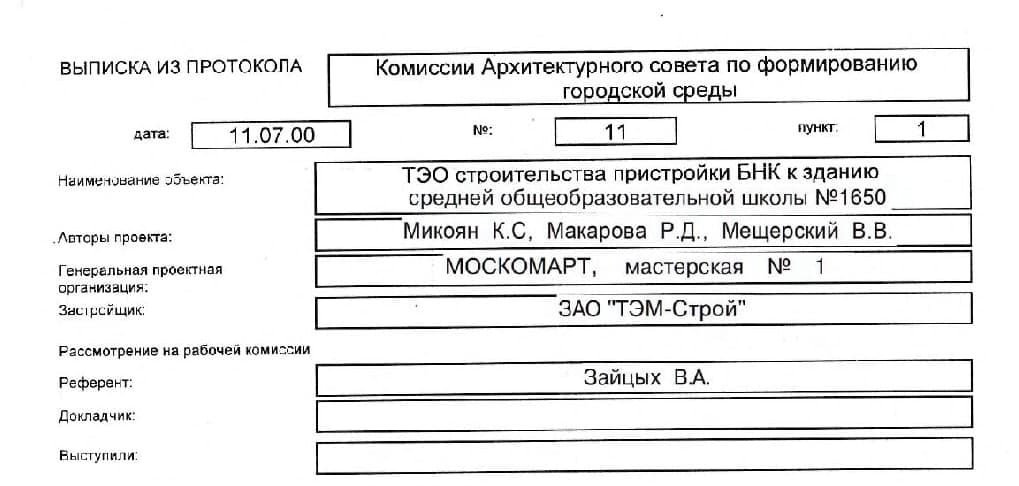
#> input picture input_images/1.jpg, 1019 x 486 px, found by its file name
$ jupyter execute 02_test_hought_lines.ipynb
#> lines starting #> are read from the running program, lines starting #| are printed output that depends on the picture; after the words box and inside, x2 and y2 are one past the last pixel; in counts of white or black regions, pixels touching at a corner belong together
[cell 1]
import cv2
import numpy as np
import matplotlib.pyplot as plt
from pathlib import Path
import ipywidgets as widgets
from IPython.display import display, clear_output

# ======================== sort_contours ===========================================
def sort_contours(cnts, method="left-to-right"):
    reverse = False
    i = 0
    if method == "right-to-left" or method == "bottom-to-top":
        reverse = True
    if method == "top-to-bottom" or method == "bottom-to-top":
        i = 1
    boundingBoxes = [cv2.boundingRect(c) for c in cnts]
    (cnts, boundingBoxes) = zip(*sorted(zip(cnts, boundingBoxes),
            key=lambda b:b[1][i], reverse=reverse))
    return (cnts, boundingBoxes)
# ==================================================================================

def box_extraction(img_for_box_extraction_path, cropped_dir_path,
                   min_line_length, max_line_gap, threshold):

    # 1. Читаем изображение в градациях серого
#> called with cropped_dir_path = './output/', min_line_length = 80, max_line_gap = 20, threshold = 50
    img = cv2.imread(img_for_box_extraction_path, 0)

    # 2. Бинаризация (ОТСУ) и инверсия (чтобы линии стали белыми на черном фоне)
    (thresh, img_bin) = cv2.threshold(img, 128, 255, cv2.THRESH_BINARY | cv2.THRESH_OTSU)
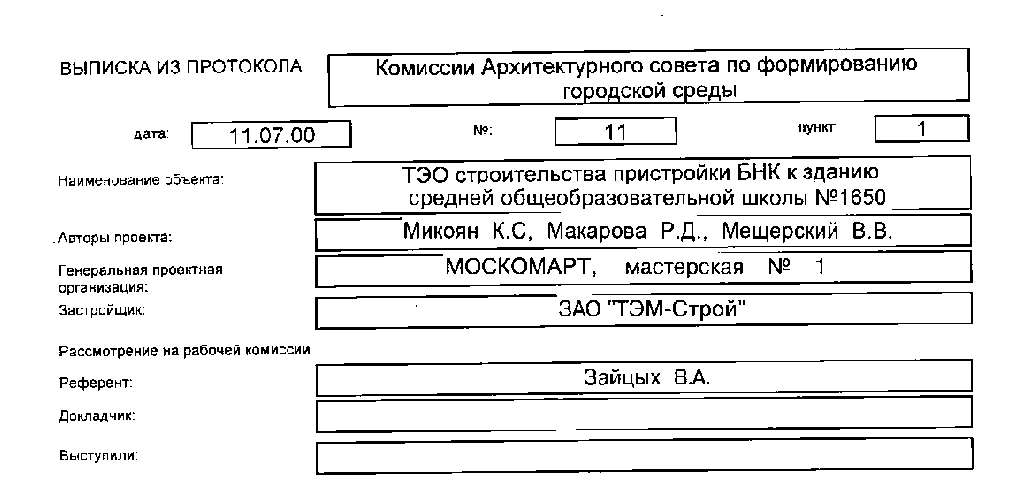
#> img_bin: shape (486, 1019); 91.3% white; black in thin lines or dots, all inside (x1, y1, x2, y2) = (53, 15, 974, 475)
#> thresh = 151
    img_bin = 255 - img_bin
    cv2.imwrite("inter_processing/Image_bin.jpg", img_bin)

    # 3. HoughLinesP - ищем прямые линии (ГОРИЗОНТАЛЬНЫЕ И ВЕРТИКАЛЬНЫЕ)
    # Используем стандартный Canny для поиска границ перед Hough
    edges = cv2.Canny(img_bin, 50, 150, apertureSize=3)
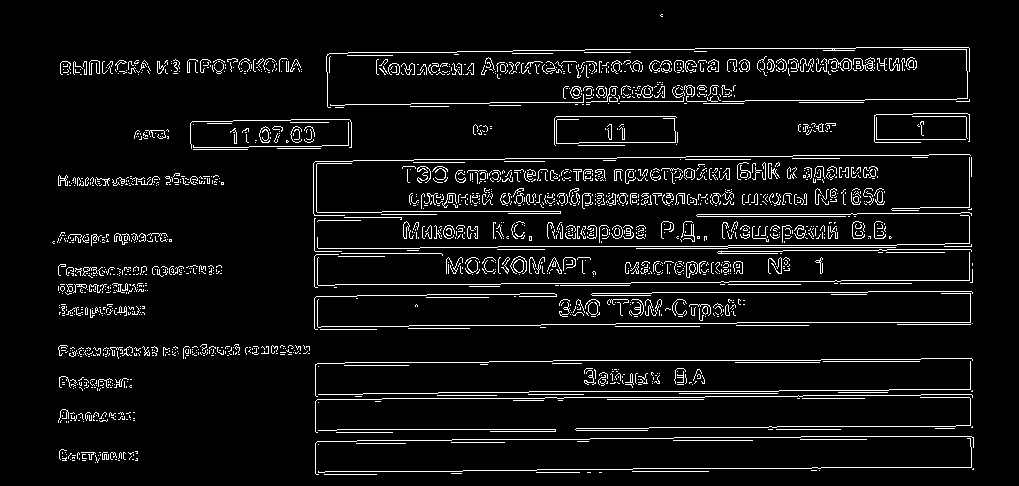
#> edges: shape (486, 1019); 6.2% white in thin lines or dots, all inside (x1, y1, x2, y2) = (52, 14, 974, 475)

    lines = cv2.HoughLinesP(
        edges,
        rho=1,                     # Разрешение по расстоянию (в пикселях)
        theta=np.pi / 180,         # Разрешение по углу (в радианах)
        threshold=threshold,       # Порог накопления голосов (чем выше, тем строже поиск)
        minLineLength=min_line_length, # Минимальная длина линии (игнорируем короткий мусор)
        maxLineGap=max_line_gap        # ГЛАВНОЕ: Максимальный разрыв, который нужно соединить!
    )
#> lines = 213 rows, first 6: [316, 254, 406, 253], [553, 360, 820, 360], [382, 398, 563, 398], [498, 246, 727, 246], [60, 73, 301, 69], [529, 391, 778, 391]

    # 4. Создаем пустое черное изображение, чтобы нарисовать найденные линии
    lines_mask = np.zeros_like(img_bin)

    if lines is not None:
        for line in lines:
            x1, y1, x2, y2 = line[0]
            # Рисуем линию на маске (белым цветом)
            cv2.line(lines_mask, (x1, y1), (x2, y2), 255, 2)
#> this loop made 213 passes
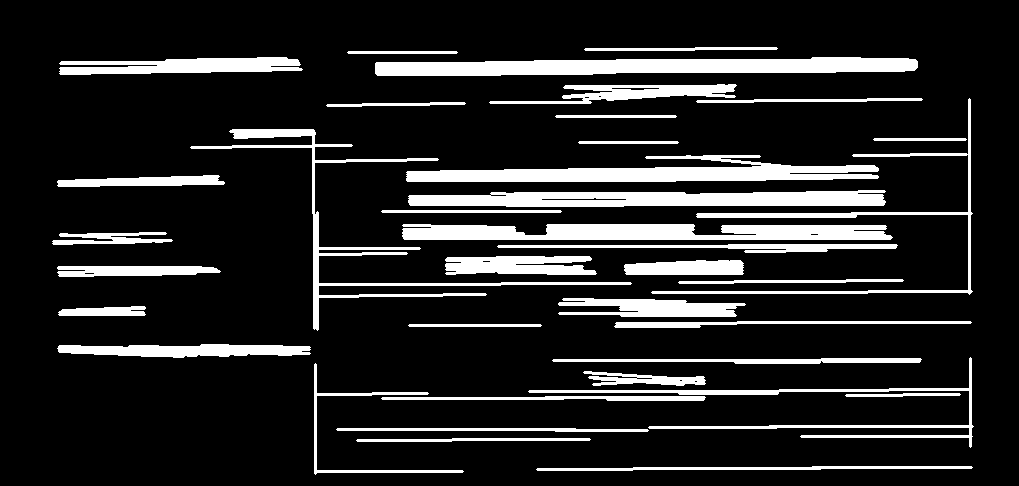
#> lines_mask: shape (486, 1019); 14.8% white; 37 white regions

    cv2.imwrite("inter_processing/lines_mask.jpg", lines_mask)

    # 5. Находим контуры на основе нарисованных линий
    contours, hierarchy = cv2.findContours(lines_mask, cv2.RETR_TREE, cv2.CHAIN_APPROX_SIMPLE)
#> contours = 48 contours, 7 with area under 20; largest, box (x1, y1, x2, y2) and area: (375, 57, 918, 76) 7165, (402, 224, 893, 240) 6152, (406, 155, 879, 182) 6060, (408, 190, 886, 207) 6009, (190, 129, 632, 331) 3266
    (contours, boundingBoxes) = sort_contours(contours, method="top-to-bottom")
#> in sort_contours, `boundingBoxes = [cv2.boundingRect(c) for c in cnts]`: boundingBoxes = 48 items, first 6: (536, 466, 437, 5), (356, 438, 235, 4), (336, 428, 313, 4), (381, 396, 325, 5), (845, 393, 116, 4), (583, 371, 123, 15)
#> in sort_contours, `(cnts, boundingBoxes) = zip(*sorted(zip(cnts, boundingBoxes), key=lamb..`: cnts has the same summary as contours in box_extraction; boundingBoxes = 48 items, first 6: (584, 47, 194, 4), (347, 51, 111, 3), (375, 57, 543, 19), (59, 57, 244, 18), (489, 84, 248, 20), (611, 87, 49, 4)

    # 6. Создаем изображение для визуализации (с зелеными рамками)
    vis_img = cv2.cvtColor(img, cv2.COLOR_GRAY2BGR)

    idx = 0
    for c in contours:
        x, y, w, h = cv2.boundingRect(c)

        # Фильтр боксов (как у вас в коде)
        if (w > 80 and h > 20) and w > 3*h:
            idx += 1
            new_img = img[y:y+h, x:x+w]
            cv2.imwrite(cropped_dir_path + str(idx) + '.png', new_img)
            # Рисуем зеленую рамку
            cv2.rectangle(vis_img, (x, y), (x+w, y+h), (0, 255, 0), 2)
#> this loop made 48 passes
#> (x, y, w, h, idx) on passes 16, 37: (406, 155, 473, 27, 1), (528, 357, 446, 91, 2)
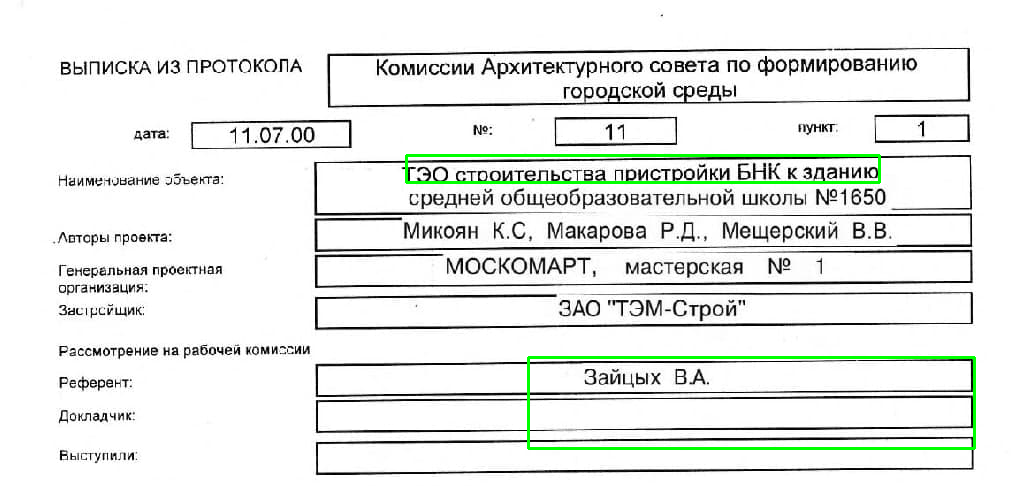
#> vis_img: shape (486, 1019, 3); mean B, G, R 231.3, 234.5, 231.3
#> after the loop, idx = 2

    # Текст на картинке
    text = f"MinLen: {min_line_length}, Gap: {max_line_gap}, Thresh: {threshold} | Boxes: {idx}"
    cv2.putText(vis_img, text, (10, 30), cv2.FONT_HERSHEY_SIMPLEX, 0.7, (0, 0, 255), 2)
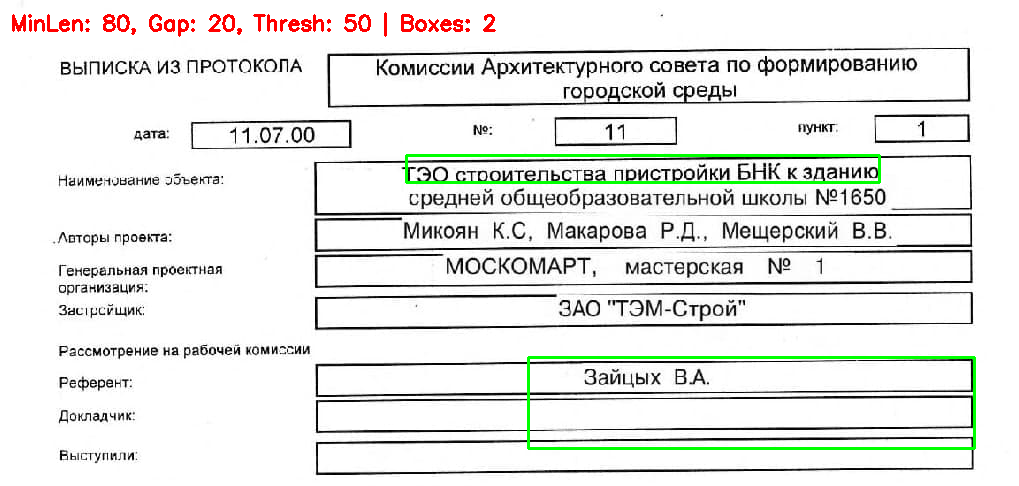
#> vis_img: shape (486, 1019, 3); 0.61% of pixels changed, all inside (x1, y1, x2, y2) = (12, 12, 496, 37)

    return cv2.cvtColor(vis_img, cv2.COLOR_BGR2RGB)

# ======================= CALLBACK FUNCTION ============================
def update_image(change):
    with output_ui:
        clear_output(wait=True) # Очищаем предыдущий график

        min_len = slider_min_len.value
        max_gap = slider_max_gap.value
        thresh = slider_thresh.value

        # Вызываем функцию
        result_img = box_extraction(
            "/media/vadim/1TB_SSD/my_github/computer-vision-document-table-parser/input_images/1.jpg",
            "./output/",
            min_len, max_gap, thresh
        )

        # Показываем в Jupyter
        plt.figure(figsize=(15, 10))
#> (this line was passed over: IPython is not available in this run)
        plt.imshow(result_img)
#> (this line was passed over: IPython is not available in this run)
        plt.axis('off')
#> (this line was passed over: IPython is not available in this run)
        plt.show()

# ======================= SETUP DIRECTORIES ============================
Path("./output/").mkdir(parents=True, exist_ok=True)
Path("./inter_processing/").mkdir(parents=True, exist_ok=True)

# ======================= CREATE WIDGETS ===============================
# ГЛАВНЫЕ ПАРАМЕТРЫ ДЛЯ HOUGHLINESP:
slider_min_len = widgets.IntSlider(value=80, min=20, max=300, step=5, description='Min Line Len:')
slider_max_gap = widgets.IntSlider(value=20, min=2, max=100, step=2, description='Max Line Gap:') # ЭТО СОЕДИНЯЕТ РАЗРЫВЫ
slider_thresh = widgets.IntSlider(value=50, min=10, max=200, step=5, description='Threshold:')

output_ui = widgets.Output()

# ==================== BIND EVENTS & SHOW ====================
slider_min_len.observe(update_image, names='value')
slider_max_gap.observe(update_image, names='value')
slider_thresh.observe(update_image, names='value')

display(widgets.VBox([slider_min_len, slider_max_gap, slider_thresh, output_ui]))

update_image(None)

$ run again, with input_images/2.jpg copied over input_images/1.jpg
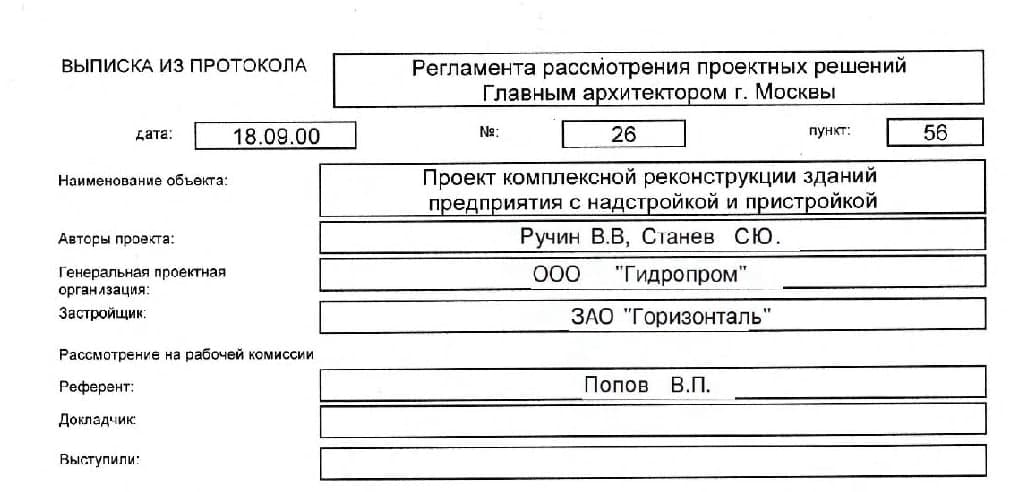
#> input picture input_images/2.jpg, 1016 x 492 px, found by its file name
#> thresh = 150
#> edges: shape (492, 1016); 6.1% white in thin lines or dots, all inside (x1, y1, x2, y2) = (58, 49, 988, 481)
#> lines = 197 rows, first 6: [530, 288, 718, 288], [373, 250, 800, 250], [373, 398, 655, 398], [373, 299, 574, 299], [453, 403, 792, 403], [568, 330, 749, 330]
#> the loop in box_extraction, `for line in lines:` made 197 passes
#> after the loop in box_extraction, `for line in lines:`:
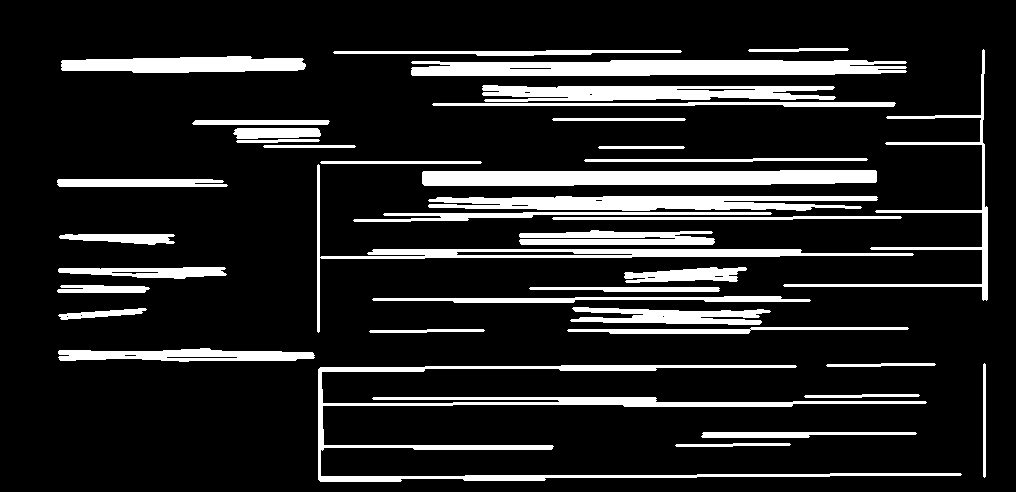
#> lines_mask: shape (492, 1016); 14.3% white; 39 white regions
#> contours = 55 contours, 9 with area under 20; largest, box (x1, y1, x2, y2) and area: (318, 365, 962, 482) 6738, (411, 60, 907, 76) 6274, (422, 170, 877, 186) 6000, (428, 196, 878, 211) 4494, (482, 85, 836, 102) 3989
#> in sort_contours, `boundingBoxes = [cv2.boundingRect(c) for c in cnts]`: boundingBoxes = 55 items, first 6: (675, 443, 116, 4), (701, 432, 216, 6), (804, 394, 116, 4), (318, 365, 644, 117), (983, 363, 3, 115), (826, 363, 110, 4)
#> in sort_contours, `(cnts, boundingBoxes) = zip(*sorted(zip(cnts, boundingBoxes), key=lamb..`: cnts has the same summary as contours in box_extraction; boundingBoxes = 55 items, first 6: (748, 48, 101, 4), (783, 49, 205, 252), (333, 50, 349, 6), (61, 56, 245, 17), (411, 60, 496, 16), (509, 67, 43, 3)
#> the loop in box_extraction, `for c in contours:` made 55 passes
#> (x, y, w, h, idx) on passes 20, 52: (317, 164, 597, 169, 1), (318, 365, 644, 117, 2)
#> after the loop in box_extraction, `for c in contours:`: idx = 2
#> in box_extraction, `cv2.putText(vis_img, text, (10, 30), cv2.FONT_HERSHEY_SIMPLEX, 0.7, (0..`:
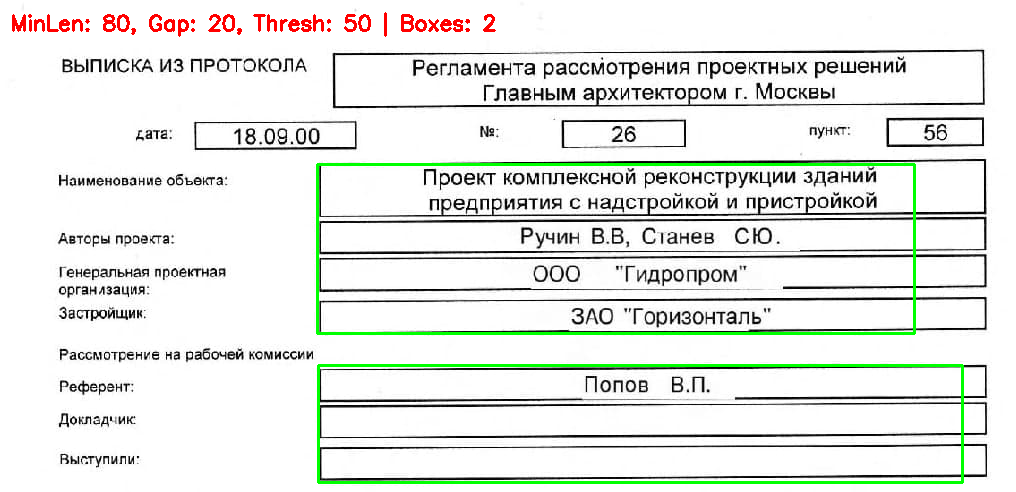
#> vis_img: shape (492, 1016, 3); mean B, G, R 228.8, 233.4, 230.3

$ run again, with input_images/3.jpg copied over input_images/1.jpg
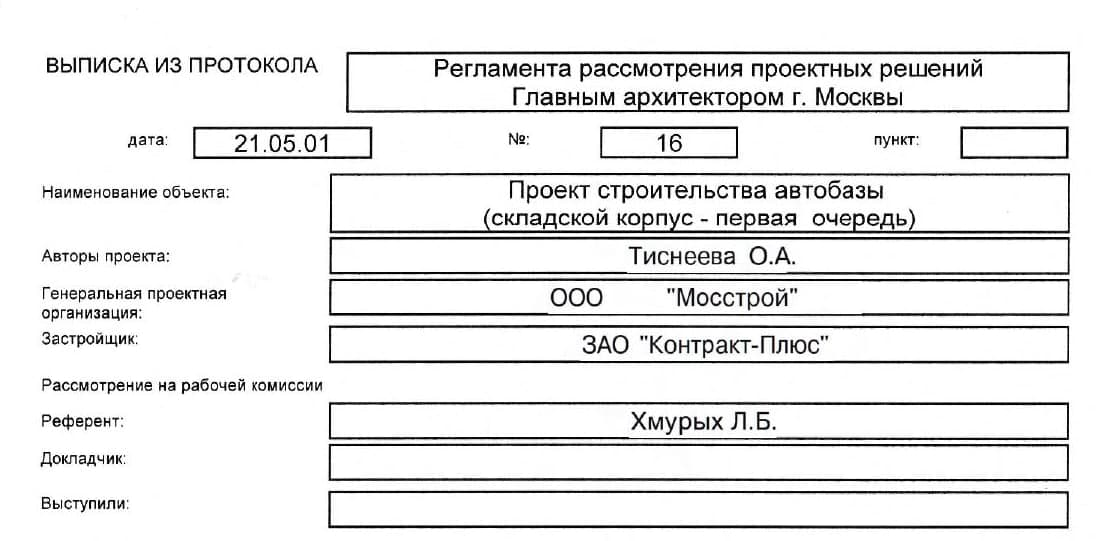
#> input picture input_images/3.jpg, 1100 x 541 px, found by its file name
#> thresh = 148
#> edges: shape (541, 1100); 5.9% white in thin lines or dots, all inside (x1, y1, x2, y2) = (40, 50, 1070, 529)
#> lines = 196 rows, first 6: [329, 490, 1067, 490], [330, 443, 1067, 443], [329, 239, 1069, 239], [330, 401, 1067, 401], [332, 172, 1068, 172], [788, 271, 1067, 271]
#> the loop in box_extraction, `for line in lines:` made 196 passes
#> after the loop in box_extraction, `for line in lines:`:
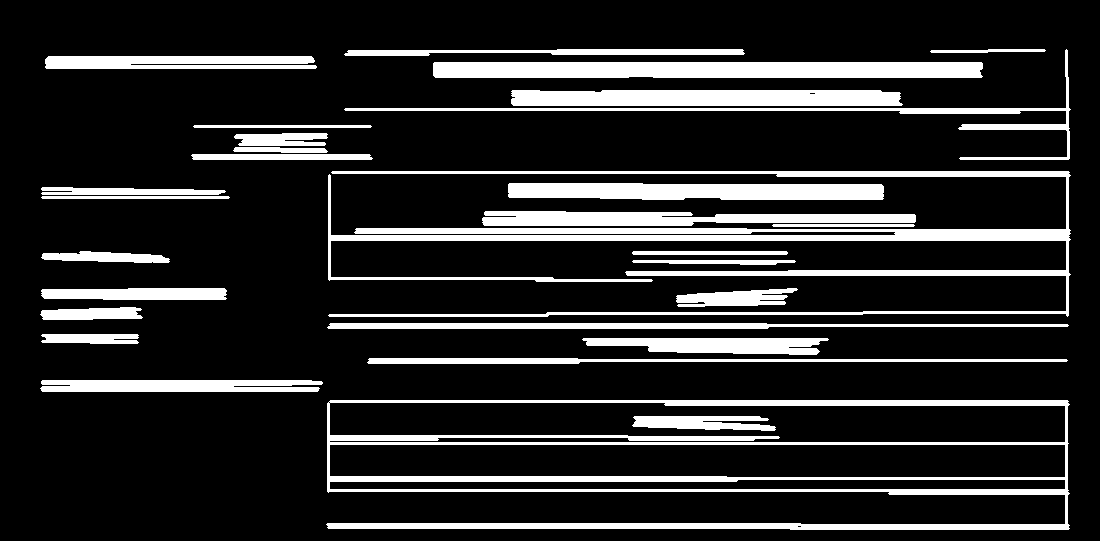
#> lines_mask: shape (541, 1100); 16.6% white; 29 white regions
#> contours = 35 contours, 3 with area under 20; largest, box (x1, y1, x2, y2) and area: (326, 400, 1070, 530) 71662, (329, 402, 1066, 443) 26760, (329, 444, 1066, 478) 23888, (328, 171, 1071, 317) 14032, (433, 62, 983, 78) 8193
#> in sort_contours, `boundingBoxes = [cv2.boundingRect(c) for c in cnts]`: boundingBoxes = 35 items, first 6: (326, 400, 744, 130), (797, 525, 5, 3), (329, 479, 737, 11), (329, 444, 737, 34), (329, 402, 737, 41), (632, 416, 144, 15)
#> in sort_contours, `(cnts, boundingBoxes) = zip(*sorted(zip(cnts, boundingBoxes), key=lamb..`: cnts has the same summary as contours in box_extraction; boundingBoxes = 35 items, first 6: (344, 49, 727, 111), (930, 49, 116, 4), (344, 49, 401, 7), (45, 56, 272, 13), (433, 62, 550, 16), (511, 90, 392, 16)
#> the loop in box_extraction, `for c in contours:` made 35 passes
#> after the loop in box_extraction, `for c in contours:`: idx = 5
#> in box_extraction, `cv2.putText(vis_img, text, (10, 30), cv2.FONT_HERSHEY_SIMPLEX, 0.7, (0..`:
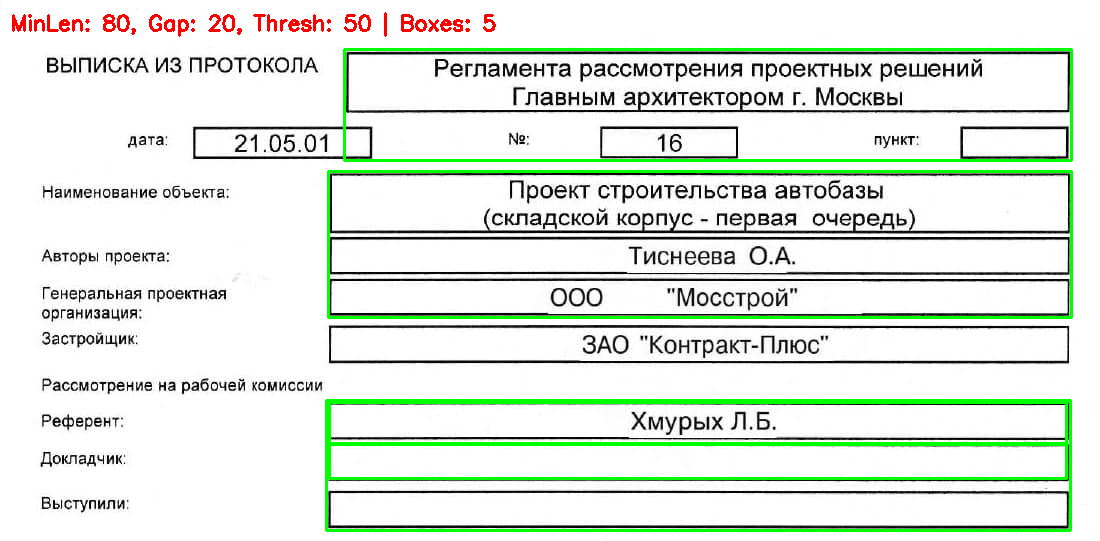
#> vis_img: shape (541, 1100, 3); mean B, G, R 223.4, 233.1, 224.7
